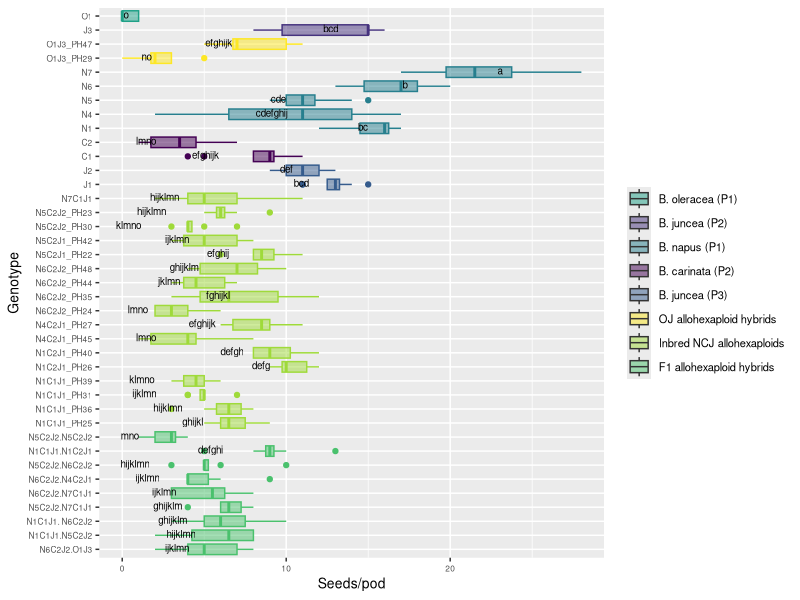

Source code (R):
# Comparison 2XY: Novel allohexaploids

#load packages 
install.packages("multcompView")
install.packages("viridis")
library(viridisLite)
library(viridis)
library(tidyverse)
library(dplyr)
library(ggplot2)
library(ggpubr)
library(datasets)
library(multcompView)


# vollständige Rohdatentabelle laden ######
getwd()
DATA <- read_csv("EPPN raw data complete 220419.csv")
View(DATA)


#drop first column
DATA = DATA[,2:37]
View(DATA)

#Comparison 2XY	einschließlich JO allohexaploids
# Aim: to determine if the NCJ allohexaploids have more similarity to each other than to their parent genotypes 

#### subsetting #####
#IMPORTANT: N5C2J2.N5C2J1_PH43 has only one parent genotype: N5C2J2 (PH30 and PH23), 
# N5C2J1_PH42 wieder drin

comp_2XY4 <- DATA[DATA$Genotype %in% c("N5", "N6", "N1", "N4", "N7","C1", "C2", "J1", "J2", 
                                      "O1", "J3",
                                      
                                      "N6C2J2_PH24", "N6C2J2_PH35", "N6C2J2_PH44", "N6C2J2_PH48", 
                                     "N5C2J1_PH22", "N5C2J1_PH42", "N5C2J2_PH30", "N5C2J2_PH23", "N1C1J1_PH25", "N1C1J1_PH36", 
                                     "N1C1J1_PH31", "N1C1J1_PH39", "N1C2J1_PH26", "N1C2J1_PH40", "N4C2J1_PH45",
                                     "N4C2J1_PH27", "N7C1J1",
                                     "O1J3_PH29", "O1J3_PH47",	
                                     
                                     "N1C1J1.N5C2J2", "N6C2J2.N7C1J1", "N5C2J2.N7C1J1", "N1C1J1. N6C2J2",
                                     "N5C2J2.N6C2J2","N1C1J1.N1C2J1", "N5C2J2.N5C2J2", "N6C2J2.N4C2J1", "N6C2J2.O1J3"), ]
head(comp_2XY4)
View(comp_2XY4)

#create column giving generation###############################################
#N5C2J1_PH42 wieder drin ######################################################## 
comp_2XY4 <- comp_2XY4 %>%
  mutate(Type = case_when(
  Genotype == "O1" ~ "B. oleracea (P1)",
  Genotype == "J3" ~ "B. juncea (P2)",
  Genotype == "N1" ~ "B. napus (P1)",
  Genotype == "N4" ~ "B. napus (P1)",
  Genotype == "N5" ~ "B. napus (P1)",
  Genotype == "N6" ~ "B. napus (P1)",
  Genotype == "N7" ~ "B. napus (P1)",
  Genotype == "C1" ~ "B. carinata (P2)",
  Genotype == "C2" ~ "B. carinata (P2)",
  Genotype == "J1" ~ "B. juncea (P3)",
  Genotype == "J2" ~ "B. juncea (P3)",
  Genotype == "O1J3_PH29" ~ "OJ allohexaploid hybrids",
  Genotype == "O1J3_PH47" ~ "OJ allohexaploid hybrids",
  Genotype == "N5C2J1_PH22" ~ "Inbred NCJ allohexaploids",
  Genotype == "N5C2J1_PH42" ~ "Inbred NCJ allohexaploids",
  Genotype == "N5C2J2_PH23" ~ "Inbred NCJ allohexaploids",
  Genotype == "N6C2J2_PH24" ~ "Inbred NCJ allohexaploids",
  Genotype == "N1C1J1_PH25" ~ "Inbred NCJ allohexaploids",
  Genotype == "N1C2J1_PH26" ~ "Inbred NCJ allohexaploids",
  Genotype == "N4C2J1_PH27" ~ "Inbred NCJ allohexaploids",
  Genotype == "N5C2J2_PH30" ~ "Inbred NCJ allohexaploids",
  Genotype == "N1C1J1_PH31" ~ "Inbred NCJ allohexaploids",
  Genotype == "N6C2J2_PH35" ~ "Inbred NCJ allohexaploids",
  Genotype == "N1C1J1_PH36" ~ "Inbred NCJ allohexaploids",
  Genotype == "N1C1J1_PH39" ~ "Inbred NCJ allohexaploids",
  Genotype == "N1C2J1_PH40" ~ "Inbred NCJ allohexaploids",
  Genotype == "N6C2J2_PH44" ~ "Inbred NCJ allohexaploids",
  Genotype == "N4C2J1_PH45" ~ "Inbred NCJ allohexaploids",
  Genotype == "N6C2J2_PH48" ~ "Inbred NCJ allohexaploids",
  Genotype == "N7C1J1" ~ "Inbred NCJ allohexaploids",
  Genotype == "N1C1J1.N5C2J2" ~ "F1 allohexaploid hybrids",
  Genotype == "N1C1J1.N1C2J1" ~ "F1 allohexaploid hybrids",
  Genotype == "N5C2J2.N7C1J1" ~ "F1 allohexaploid hybrids",
  Genotype == "N5C2J2.N5C2J2" ~ "F1 allohexaploid hybrids",
  Genotype == "N1C1J1. N6C2J2" ~ "F1 allohexaploid hybrids",
  Genotype == "N5C2J2.N6C2J2" ~ "F1 allohexaploid hybrids",
  Genotype == "N6C2J2.O1J3" ~ "F1 allohexaploid hybrids",
  Genotype == "N6C2J2.N4C2J1" ~ "F1 allohexaploid hybrids",
  Genotype == "N6C2J2.N7C1J1" ~ "F1 allohexaploid hybrids"))
view(comp_2XY4)

# ANOVA, Tukey & Boxplot with CLD according to Rosane Rech##########################################################
# loading the appropriate libraries
library(datasets)

#remove previous objects
rm(anova)
rm(tukey)
rm(cld)
rm(Tk)
rm(comp_2XY4ord)
rm(ANOVA_Tukey_2XY4)

# analysis of variance
anova <- aov(seeds_per_pod ~ Genotype, data = comp_2XY4)
summary(anova)

# Tukey's test
tukey <- TukeyHSD(anova)
print(tukey)

# compact letter display
cld <- multcompLetters4(anova, tukey)
print(cld)

# table with factors and 3rd quantile
Tk <- group_by(comp_2XY4, Genotype) %>%
  summarise(mean = round(mean(seeds_per_pod, na.rm = TRUE), digits = 1), quant = round(quantile(seeds_per_pod, probs = 0.75, na.rm = TRUE), digits = 1)) %>%
  arrange(desc(mean)) #WICHTIG: arrange(desc(mean)) muss hier rein!!!

# extracting the compact letter display and adding to the Tk table
cld <- as.data.frame.list(cld$Genotype)
Tk$cld <- cld$Letters
print(Tk) # print dient der Überprüfung: Mittelwerte und Letter code 
# in der gleichen Reihenfolge angeordnet?


#create column giving generation###############################################
#N5C2J1_PH42 wieder drin ########################################################
ANOVA_Tukey_2XY4 <- Tk %>%
  mutate(Type = case_when(
    Genotype == "O1" ~ "B. oleracea (P1)",
    Genotype == "J3" ~ "B. juncea (P2)",
    Genotype == "N1" ~ "B. napus (P1)",
    Genotype == "N4" ~ "B. napus (P1)",
    Genotype == "N5" ~ "B. napus (P1)",
    Genotype == "N6" ~ "B. napus (P1)",
    Genotype == "N7" ~ "B. napus (P1)",
    Genotype == "C1" ~ "B. carinata (P2)",
    Genotype == "C2" ~ "B. carinata (P2)",
    Genotype == "J1" ~ "B. juncea (P3)",
    Genotype == "J2" ~ "B. juncea (P3)",
    Genotype == "O1J3_PH29" ~ "OJ allohexaploid hybrids",
    Genotype == "O1J3_PH47" ~ "OJ allohexaploid hybrids",
    Genotype == "N5C2J1_PH22" ~ "Inbred NCJ allohexaploids",
    Genotype == "N5C2J1_PH42" ~ "Inbred NCJ allohexaploids",
    Genotype == "N5C2J2_PH23" ~ "Inbred NCJ allohexaploids",
    Genotype == "N6C2J2_PH24" ~ "Inbred NCJ allohexaploids",
    Genotype == "N1C1J1_PH25" ~ "Inbred NCJ allohexaploids",
    Genotype == "N1C2J1_PH26" ~ "Inbred NCJ allohexaploids",
    Genotype == "N4C2J1_PH27" ~ "Inbred NCJ allohexaploids",
    Genotype == "N5C2J2_PH30" ~ "Inbred NCJ allohexaploids",
    Genotype == "N1C1J1_PH31" ~ "Inbred NCJ allohexaploids",
    Genotype == "N6C2J2_PH35" ~ "Inbred NCJ allohexaploids",
    Genotype == "N1C1J1_PH36" ~ "Inbred NCJ allohexaploids",
    Genotype == "N1C1J1_PH39" ~ "Inbred NCJ allohexaploids",
    Genotype == "N1C2J1_PH40" ~ "Inbred NCJ allohexaploids",
    Genotype == "N6C2J2_PH44" ~ "Inbred NCJ allohexaploids",
    Genotype == "N4C2J1_PH45" ~ "Inbred NCJ allohexaploids",
    Genotype == "N6C2J2_PH48" ~ "Inbred NCJ allohexaploids",
    Genotype == "N7C1J1" ~ "Inbred NCJ allohexaploids",
    Genotype == "N1C1J1.N5C2J2" ~ "F1 allohexaploid hybrids",
    Genotype == "N1C1J1.N1C2J1" ~ "F1 allohexaploid hybrids",
    Genotype == "N5C2J2.N7C1J1" ~ "F1 allohexaploid hybrids",
    Genotype == "N5C2J2.N5C2J2" ~ "F1 allohexaploid hybrids",
    Genotype == "N1C1J1. N6C2J2" ~ "F1 allohexaploid hybrids",
    Genotype == "N5C2J2.N6C2J2" ~ "F1 allohexaploid hybrids",
    Genotype == "N6C2J2.O1J3" ~ "F1 allohexaploid hybrids",
    Genotype == "N6C2J2.N4C2J1" ~ "F1 allohexaploid hybrids",
    Genotype == "N6C2J2.N7C1J1" ~ "F1 allohexaploid hybrids"))
view(ANOVA_Tukey_2XY4)


# Reorder factor levels in comp_2XY4
comp_2XY4ord <- comp_2XY4                             
comp_2XY4ord$Genotype <- factor(comp_2XY4ord$Genotype,     
                                levels = c("N6C2J2.O1J3", "N1C1J1.N5C2J2", "N1C1J1. N6C2J2", 
                                           "N5C2J2.N7C1J1", "N6C2J2.N7C1J1", "N6C2J2.N4C2J1",
                                           "N5C2J2.N6C2J2", "N1C1J1.N1C2J1","N5C2J2.N5C2J2", 
                                           
                                           "N1C1J1_PH25", "N1C1J1_PH36","N1C1J1_PH31", "N1C1J1_PH39", 
                                           "N1C2J1_PH26", "N1C2J1_PH40", "N4C2J1_PH45","N4C2J1_PH27",
                                           "N6C2J2_PH24", "N6C2J2_PH35", "N6C2J2_PH44", "N6C2J2_PH48", 
                                           "N5C2J1_PH22", "N5C2J1_PH42", "N5C2J2_PH30", "N5C2J2_PH23", 
                                           "N7C1J1",
                                           
                                           "J1", "J2",  
                                           "C1", "C2",  
                                           "N1", "N4", "N5", "N6", "N7",
                                           
                                           "O1J3_PH29", "O1J3_PH47",
                                           
                                           "J3",
                                           "O1"))

ANOVA_Tukey_2XY4ord <- ANOVA_Tukey_2XY4
ANOVA_Tukey_2XY4ord$Genotype <- factor(ANOVA_Tukey_2XY4ord$Genotype,     
                                  levels = c("N6C2J2.O1J3", "N1C1J1.N5C2J2", "N1C1J1. N6C2J2", 
                                             "N5C2J2.N7C1J1", "N6C2J2.N7C1J1", "N6C2J2.N4C2J1",
                                             "N5C2J2.N6C2J2", "N1C1J1.N1C2J1","N5C2J2.N5C2J2", 
                                             
                                             "N1C1J1_PH25", "N1C1J1_PH36","N1C1J1_PH31", "N1C1J1_PH39", 
                                             "N1C2J1_PH26", "N1C2J1_PH40", "N4C2J1_PH45","N4C2J1_PH27",
                                             "N6C2J2_PH24", "N6C2J2_PH35", "N6C2J2_PH44", "N6C2J2_PH48", 
                                             "N5C2J1_PH22", "N5C2J1_PH42", "N5C2J2_PH30", "N5C2J2_PH23", 
                                             "N7C1J1",
                                             
                                             "J1", "J2",  
                                             "C1", "C2",  
                                             "N1", "N4", "N5", "N6", "N7",
                                             
                                             "O1J3_PH29", "O1J3_PH47",
                                             
                                             "J3",
                                             "O1"))


#boxplot seeds_per_pod 2XY4
ggplot(comp_2XY4ord, aes(Genotype, seeds_per_pod, fill = Type, color = Type)) + 
  geom_boxplot() +
  labs(x="Genotype", y="Seeds/pod") +
  geom_text(data = ANOVA_Tukey_2XY4, aes(x = Genotype, y = quant, label = cld), color = "black", size = 2.5, vjust = 0.3, hjust = 3) +
  coord_flip() +
  theme(axis.title = element_text(size = 14),
        legend.text = element_text(size = 8),
        legend.title= element_blank(),
        axis.title.x = element_text(size = 10),
        axis.title.y = element_text(size = 10),
        axis.text.x = element_text(size = 6),
        axis.text.y = element_text(size = 6)) +
  scale_color_viridis(discrete = TRUE, option = "D", direction = 1, alpha = 1, guide = "none") +  #legend removed by guide = "none" 
  scale_fill_viridis(discrete = TRUE, option = "D", direction = 1, alpha = 0.5,
                     breaks=c("B. oleracea (P1)", "B. juncea (P2)", 
                              "B. napus (P1)", "B. carinata (P2)", "B. juncea (P3)", 
                              "OJ allohexaploid hybrids", "Inbred NCJ allohexaploids", "F1 allohexaploid hybrids"),
                     labels=c("B. oleracea (P1)", "B. juncea (P2)", 
                              "B. napus (P1)", "B. carinata (P2)", "B. juncea (P3)", 
                              "OJ allohexaploid hybrids", "Inbred NCJ allohexaploids", "F1 allohexaploid hybrids")) ##reorder legend labels!
